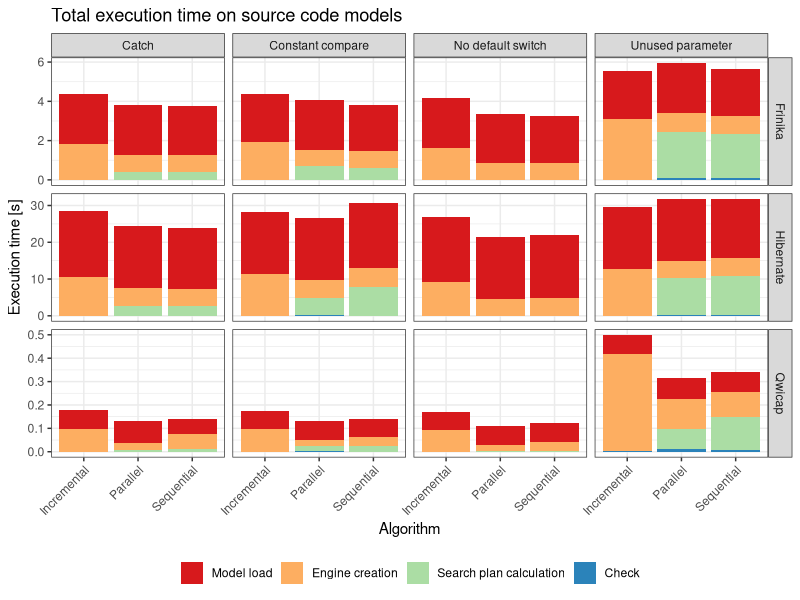
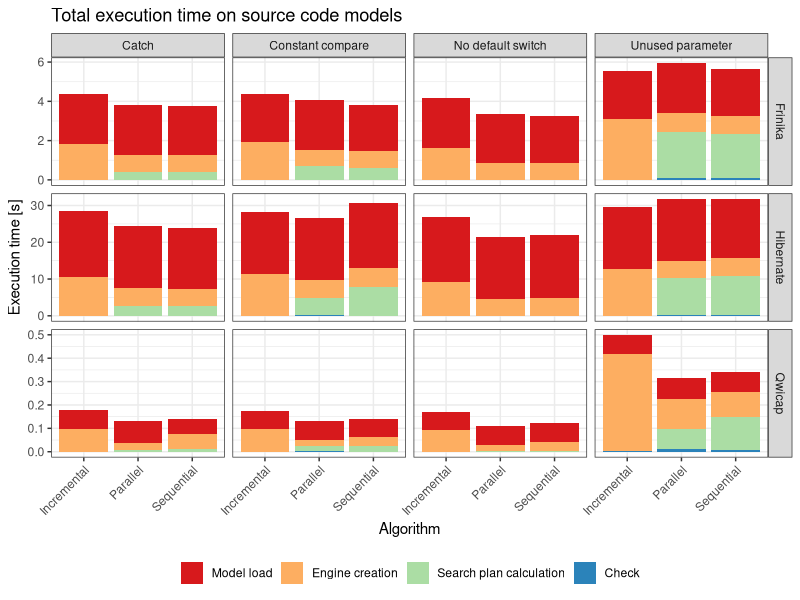

Recreate these plots in R, in order.
library(ggplot2)
library(plyr)
library(gdata)

df = read.csv("ls_codemodel.csv")
df$Value = df$Value / 10^9

#df[df == 0] = NA

df = arrange(df, Artifact, Case, Phase)

levels = c("Model load", "Engine creation", "Search plan calculation", "Check")
df$Phase = reorder.factor(df$Phase, new.order=levels)
df = arrange(df, Phase)

ggplot(data=df, aes(x=Tool, y=Value, fill=Phase)) +
    geom_bar(stat="identity") +
    #geom_bar(stat="identity", position="dodge") + scale_y_log10() +
    facet_grid(Artifact ~ Case, scales="free_y") +
    theme_bw() +
    theme(legend.key=element_blank(), legend.title=element_blank(), legend.position="bottom", axis.text.x=element_text(angle=45, hjust=1)) +
    labs(title="Total execution time on source code models", x="Algorithm", y="Execution time [s]") +
    scale_fill_brewer(palette="Spectral")
ggsave("diagrams/code_model.pdf", width=210, height=297, units="mm")
